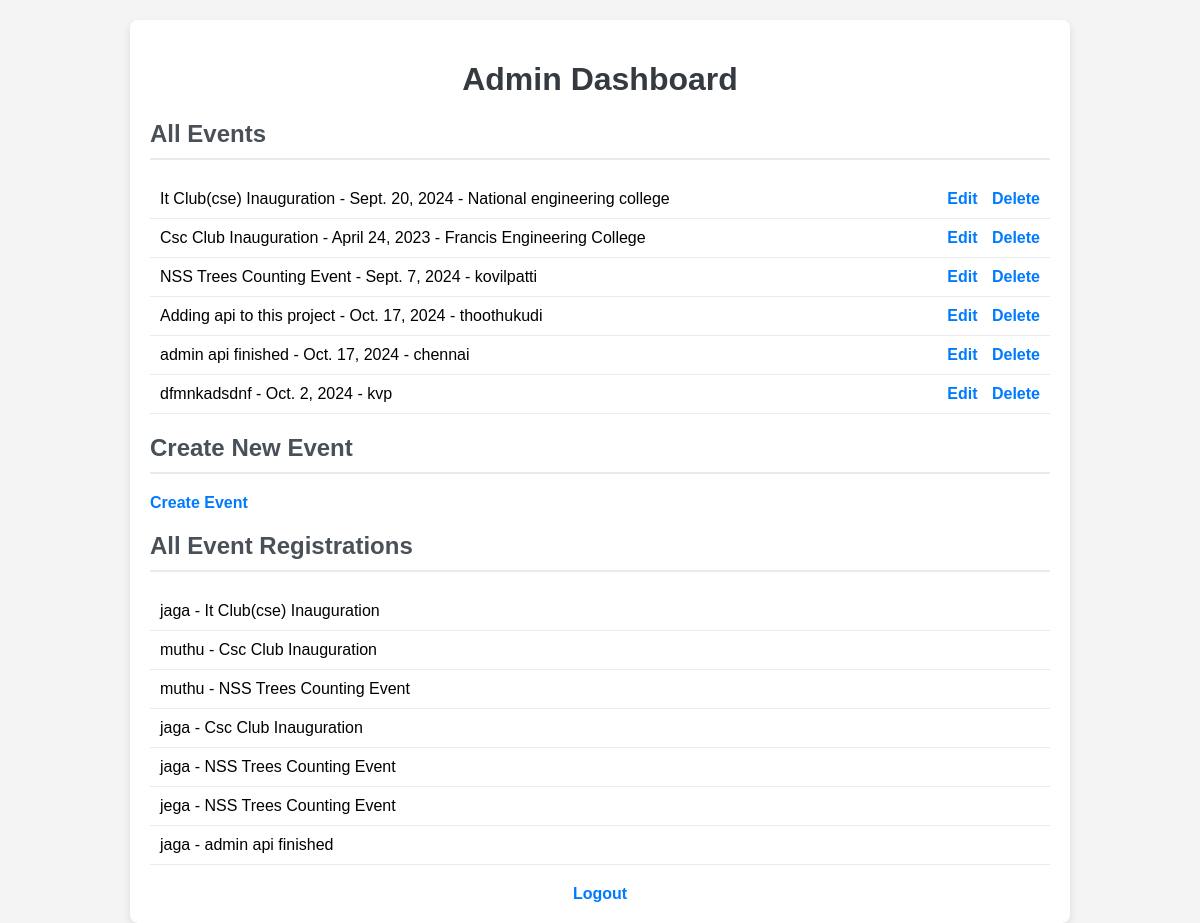
/admin-dashboard/ (signed in), run on the app's committed database.
### events/models.py (models this page shows, shortened)
class Event(models.Model):
    title = models.CharField(max_length=100)
    description = models.TextField()
    date = models.DateField()
    location = models.CharField(max_length=100)

class EventRegistration(models.Model):
    event = models.ForeignKey(Event, on_delete=models.CASCADE)
    attendee = models.ForeignKey(UserProfile, on_delete=models.CASCADE, related_name='registrations')

class UserProfile(models.Model):
    ROLE_CHOICES = (
        ('admin', 'Admin'),
        ('organizer', 'Organizer'),
        ('attendee', 'Attendee'),
    )
    user = models.OneToOneField(User, on_delete=models.CASCADE)
    role = models.CharField(max_length=20, choices=ROLE_CHOICES)

### events/views.py (the view)
# urls.py: path('admin-dashboard/', views.admin_dashboard, name='admin_dashboard'),  # Custom admin page
@login_required
def admin_dashboard(request):
    if not request.user.is_authenticated:
        return redirect('login')  # Redirect to login page if the user is not authenticated
    try:
        profile = UserProfile.objects.get(user=request.user)
    except UserProfile.DoesNotExist:
        return redirect('login')  # Redirect to login if the user profile does not exist
    if profile.role != 'admin':
        return redirect('attendee_dashboard')  # Redirect non-admin users to the regular dashboard
    events = Event.objects.all()
    event_registrations = EventRegistration.objects.all()
    return render(request, 'events/admin_dashboard.html', {
        'events': events,
        'event_registrations': event_registrations,
    })

### events/templates/events/admin_dashboard.html (shortened to what this page needs)
<!DOCTYPE html>
<html>
<head>
</head>
<body>
    <div class="container">
        <h1>Admin Dashboard</h1>
        <h2>All Events</h2>
        <ul>
            {% for event in events %}
                <li>
                    {{ event.title }} - {{ event.date }} - {{ event.location }}
                    <div class="action-links">
                        <a href="{% url 'update_event' event.id %}">Edit</a>
                        <a href="{% url 'delete_event' event.id %}">Delete</a>
                    </div>
                </li>
            {% endfor %}
        </ul>
        <h2>Create New Event</h2>
        <a href="{% url 'create_event' %}">Create Event</a>
        <h2>All Event Registrations</h2>
        <ul>
            {% for registration in event_registrations %}
                <li>{{ registration.attendee.user.username }} - {{ registration.event.title }}</li>
            {% endfor %}
        </ul>
        <a class="logout" href="{% url 'logout' %}">Logout</a>
    </div>
</body>
</html>

### events/templates/events/admin_dashboard.html (style rules this page uses)
body { font-family: Arial, sans-serif; background-color: #f4f4f4; margin: 0; padding: 0; display: flex; flex-direction: column; align-items: center; }
.container { max-width: 900px; width: 100%; padding: 20px; background-color: #fff; border-radius: 8px; box-shadow: 0 4px 8px rgba(0, 0, 0, 0.1); margin-top: 20px; }
h1 { color: #343a40; text-align: center; }
h2 { color: #495057; margin-top: 20px; border-bottom: 2px solid #e9ecef; padding-bottom: 10px; }
ul { list-style-type: none; padding: 0; }
li { padding: 10px; border-bottom: 1px solid #e9ecef; display: flex; justify-content: space-between; align-items: center; }
a { color: #007bff; text-decoration: none; font-weight: bold; }
.action-links a { margin-right: 10px; }
.action-links a:last-child { margin-right: 0; }
.logout { display: block; text-align: center; margin-top: 20px; color: #007bff; text-decoration: none; font-weight: bold; }

### data on the page
Event: title "It Club(cse) Inauguration", date "Sept. 20, 2024", location "National engineering college"
Event: title "Csc Club Inauguration", date "April 24, 2023", location "Francis Engineering College"
Event: title "NSS Trees Counting Event", date "Sept. 7, 2024", location "kovilpatti"
Event: title "Adding api to this project", date "Oct. 17, 2024", location "thoothukudi"
Event: title "admin api finished", date "Oct. 17, 2024", location "chennai"
Event: title "dfmnkadsdnf", date "Oct. 2, 2024", location "kvp"
EventRegistration: attendee.user.username "jaga", event "It Club(cse) Inauguration"
EventRegistration: attendee.user.username "muthu", event "Csc Club Inauguration"
EventRegistration: attendee.user.username "muthu", event "NSS Trees Counting Event"
EventRegistration: attendee.user.username "jaga", event "Csc Club Inauguration"
EventRegistration: attendee.user.username "jaga", event "NSS Trees Counting Event"
EventRegistration: attendee.user.username "jega", event "NSS Trees Counting Event"
EventRegistration: attendee.user.username "jaga", event "admin api finished"
